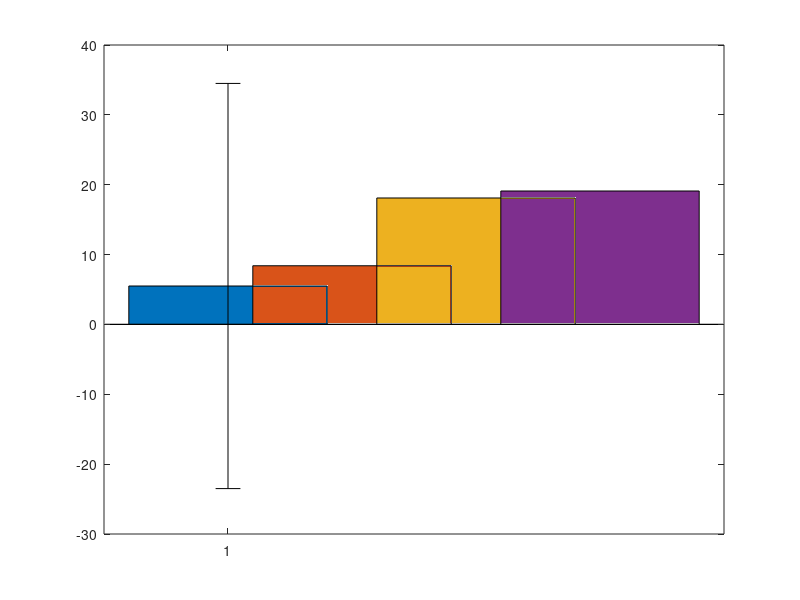

The MATLAB source for this figure: (Note: this script raises an error after producing the figure.)
% Script to plot user metric data

close all, clear all, clc;

load("dataMetrics.mat");

% Column 1: Arms Swinging
% Column 2: Joystick
% Column 3: Real Walking
% Column 4: Teleport

% Row 1: Distance Estimation Signed Error
% Row 2: Distance Estimation Absolute Error
% Row 3: Spatial Orientation Position Error
% Row 4: Spatial Orientation Angle Error
% Row 5: Path Accuracy
% Row 6: User Movement Time

%% Signed
figure;
j=1;
for i=1:4
    bar(i,MetricsMean(j,i))
    hold on;
end
for i=1:4
    errorbar(i, MetricsMean(j, i), MetricsStd(j, i), 'k', 'linestyle', 'none', 'LineWidth', 1);
    hold on;
end
ylim([-30,60])
title({'Distance Estimation','Signed Error'})
ylabel('Error (cm)')
set(gca,'XTick',[])
legend('Arms Swinging','Joystick','Real Walking','Teleport');

%% DE_AE
figure;
j=2;
for i=1:4
    bar(i,MetricsMean(j,i))
    hold on;
end
for i=1:4
    errorbar(i, MetricsMean(j, i), MetricsStd(j, i), 'k', 'linestyle', 'none', 'LineWidth', 1);
    hold on;
end
% AS-JS
line([1, 2], [110, 110], 'Color', 'k', 'LineWidth', 1.2);
text(mean([1, 2]), 110.5, '*', 'HorizontalAlignment', 'center', 'FontSize', 14);
% AS-TP
line([1, 4], [120, 120], 'Color', 'k', 'LineWidth', 1.2);
text(mean([1, 4]), 120.5, '*', 'HorizontalAlignment', 'center', 'FontSize', 14);
% JS-RW
line([2, 3], [100, 100], 'Color', 'k', 'LineWidth', 1.2);
text(mean([2, 3]), 100.5, '*', 'HorizontalAlignment', 'center', 'FontSize', 14);
% RW-TP
line([3, 4], [110, 110], 'Color', 'k', 'LineWidth', 1.2);
text(mean([3, 4]), 110.5, '*', 'HorizontalAlignment', 'center', 'FontSize', 14);
ylim([0,130])
title({'Distance Estimation','Absolute Error'})
ylabel('Error (cm)')
set(gca,'XTick',[])
legend('Arms Swinging','Joystick','Real Walking','Teleport');

%% SP_PE
figure;
j=3;
for i=1:4
    bar(i,MetricsMean(j,i))
    hold on;
end
for i=1:4
    errorbar(i, MetricsMean(j, i), MetricsStd(j, i), 'k', 'linestyle', 'none', 'LineWidth', 1);
    hold on;
end
% AS-JS
line([1, 2], [90, 90], 'Color', 'k', 'LineWidth', 1.2);
text(mean([1, 2]), 90.5, '*', 'HorizontalAlignment', 'center', 'FontSize', 14);
% AS-RW
line([1, 3], [102.5, 102.5], 'Color', 'k', 'LineWidth', 1.2);
text(mean([1, 3]), 103, '*', 'HorizontalAlignment', 'center', 'FontSize', 14);
% AS-TP
line([1, 4], [115, 115], 'Color', 'k', 'LineWidth', 1.2);
text(mean([1, 4]), 115.5, '*', 'HorizontalAlignment', 'center', 'FontSize', 14);
% JS-TP
line([2, 4], [127.5, 127.5], 'Color', 'k', 'LineWidth', 1.2);
text(mean([2, 4]), 128, '*', 'HorizontalAlignment', 'center', 'FontSize', 14);
ylim([0,140])
title({'Spatial Orientation','Position Error'})
ylabel('Error (cm)')
set(gca,'XTick',[])
legend('Arms Swinging','Joystick','Real Walking','Teleport');

%% SP_AE
figure;
j=4;
for i=1:4
    bar(i,MetricsMean(j,i))
    hold on;
end
for i=1:4
    errorbar(i, MetricsMean(j, i), MetricsStd(j, i), 'k', 'linestyle', 'none', 'LineWidth', 1);
    hold on;
end
% AS-TP
line([1, 4], [25, 25], 'Color', 'k', 'LineWidth', 1.2);
text(mean([1, 4]), 25.5, '*', 'HorizontalAlignment', 'center', 'FontSize', 14);
% JS-TP
line([2, 4], [28, 28], 'Color', 'k', 'LineWidth', 1.2);
text(mean([2, 4]), 28.5, '*', 'HorizontalAlignment', 'center', 'FontSize', 14);
% RW-TP
line([3, 4], [31, 31], 'Color', 'k', 'LineWidth', 1.2);
text(mean([3, 4]), 31.5, '*', 'HorizontalAlignment', 'center', 'FontSize', 14);
ylim([0,35])
title({'Spatial Orientation','Angle Error'})
ylabel(['Error (' char(176) ')'])
set(gca,'XTick',[])
legend('Arms Swinging','Joystick','Real Walking','Teleport');

%% PA_ED
figure;
j=5;
for i=1:4
    bar(i,MetricsMean(j,i))
    hold on;
end
for i=1:4
    errorbar(i, MetricsMean(j, i), MetricsStd(j, i), 'k', 'linestyle', 'none', 'LineWidth', 1);
    hold on;
end
% AS-JS
line([1, 2], [50, 50], 'Color', 'k', 'LineWidth', 1.2);
text(mean([1, 2]), 50.5, '*', 'HorizontalAlignment', 'center', 'FontSize', 14);
% AS-RW
line([1, 3], [57.5, 57.5], 'Color', 'k', 'LineWidth', 1.2);
text(mean([1, 3]), 58, '*', 'HorizontalAlignment', 'center', 'FontSize', 14);
% AS-TP
line([1, 4], [65, 65], 'Color', 'k', 'LineWidth', 1.2);
text(mean([1, 4]), 65.5, '*', 'HorizontalAlignment', 'center', 'FontSize', 14);
ylim([0,70])
title('Path Accuracy')
ylabel('Error (cm)')
set(gca,'XTick',[])
legend('Arms Swinging','Joystick','Real Walking','Teleport');

%% Time
figure;
j=6;
for i=1:4
    bar(i,MetricsMean(j,i))
    hold on;
end
for i=1:4
    errorbar(i, MetricsMean(j, i), MetricsStd(j, i), 'k', 'linestyle', 'none', 'LineWidth', 1);
    hold on;
end
% AS-JS
line([1, 2], [175, 175], 'Color', 'k', 'LineWidth', 1.2);
text(mean([1, 2]), 175.5, '*', 'HorizontalAlignment', 'center', 'FontSize', 14);
% AS-TP
line([1, 4], [195, 195], 'Color', 'k', 'LineWidth', 1.2);
text(mean([1, 4]), 195.5, '*', 'HorizontalAlignment', 'center', 'FontSize', 14);
% JS-RW
line([2, 3], [215, 215], 'Color', 'k', 'LineWidth', 1.2);
text(mean([2, 3]), 215.5, '*', 'HorizontalAlignment', 'center', 'FontSize', 14);
% RW-TP
line([3, 4], [175, 175], 'Color', 'k', 'LineWidth', 1.2);
text(mean([3, 4]), 175.5, '*', 'HorizontalAlignment', 'center', 'FontSize', 14);
ylim([0,230])
title({'User Movement Time'})
ylabel('Time (s)')
set(gca,'XTick',[])
legend('Arms Swinging','Joystick','Real Walking','Teleport');
